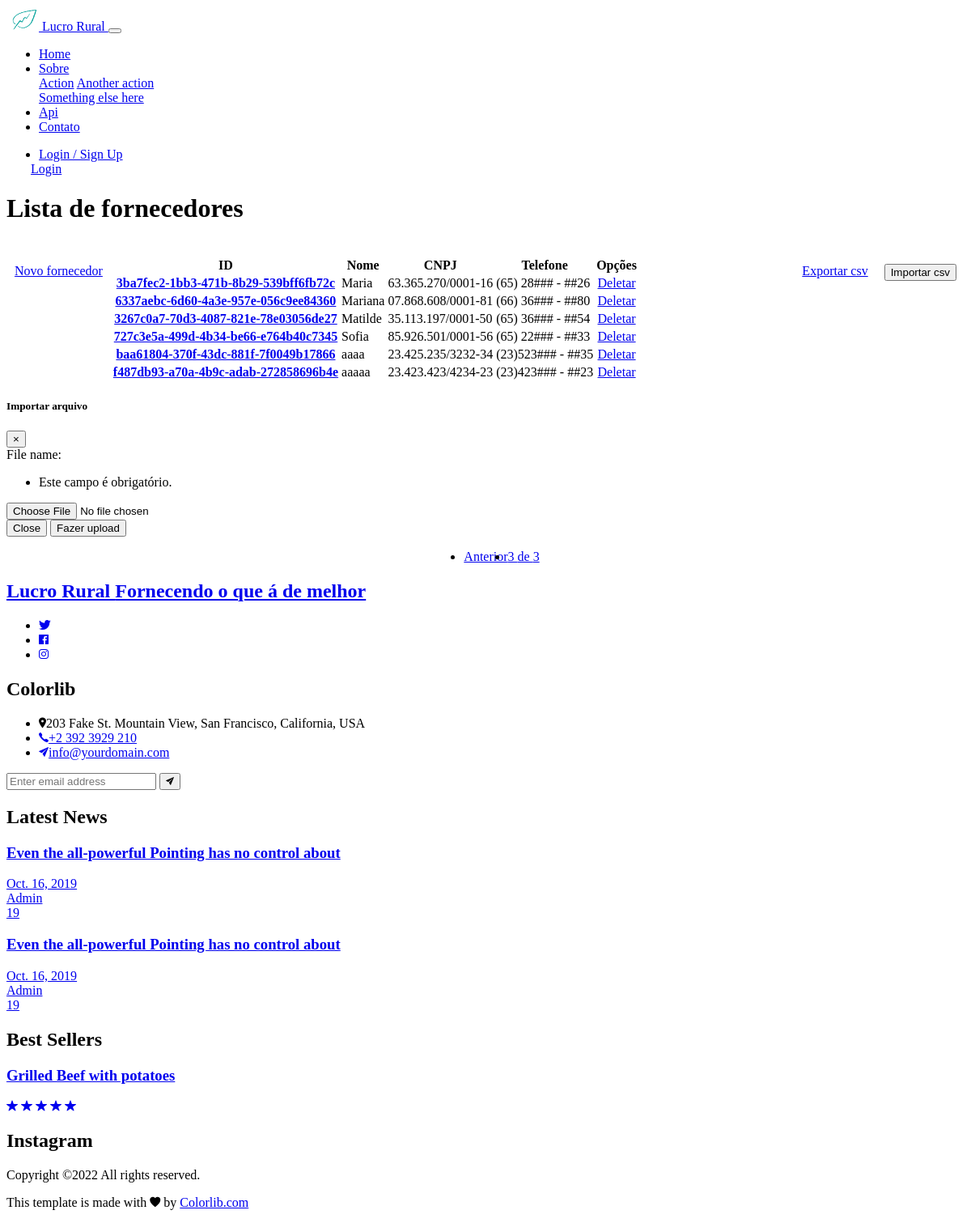
Page /upload-file/?page=3 on the committed database.
### apps/fornecedor/models.py (models this page shows, shortened)
class Fornecedor(models.Model):
    id = models.UUIDField(primary_key=True, unique=True, default=uuid.uuid4, blank=True) #default=uuid.uuid4, editable=False
    nome = models.CharField(max_length=100, null=False, blank=False)
    cnpj = models.CharField(max_length=18, null=False, blank=False)
    telefone = models.CharField(max_length=14, null=False, blank=False)
    data_cadastro = models.DateTimeField(auto_now=True)
    def get_telefone(self):
        if self.telefone:
            telefone = str(self.telefone)
            telefone_parte_1 = telefone[0:7]
            telefone_parte_2 = telefone[12:14]
            telefone_formatado = f"{telefone_parte_1}### - ##{telefone_parte_2}"
            return telefone_formatado
    class Meta:
        db_table = 'Fornecedor'
        verbose_name  = 'Fornecedor'
        verbose_name_plural = 'Fornecedores'
        managed = True

### apps/fornecedor/views.py (the view, shortened to what this page needs)
# urls.py: path('upload-file/', all_fornecedores, name='all_fornecedores'),
def all_fornecedores(request):
    fornecedor = Fornecedor.objects.all().order_by('nome')
    form = CsvForm(request.POST, request.FILES or None)
    paginator = Paginator(fornecedor, 9)
    page = request.GET.get('page')
    posts = paginator.get_page(page)
    context = {
        'fornecedor':fornecedor,
        'form':form,
        'posts':posts
    }
    return render(request, 'fornecedor/all_fornecedores.html',context)

### apps/fornecedor/forms.py
class CsvForm(forms.ModelForm):
    class Meta:
        model = Csv
        fields = ('file_name',)

### apps/frontend/templates/fornecedor/all_fornecedores.html (shortened to what this page needs)
{% extends 'base.html' %}
{% load static %}
{% block head %}
<link href="{% static 'fornecedores/css/estilo.css' %}" rel="stylesheet">
{% endblock %}
{% block body %}
<div class="container">
    <h1> Lista de fornecedores</h1>
    <div style="align-items: center; display:flex; justify-content: center;">
        <br>
    </div>
    <div class="row">
        <div>
            <a style="margin:10px; float: left;"  href="{% url 'Create_Fornecedor' %}" class="btn btn-success">Novo fornecedor</a>
        </div>
        <div>
            <button style="margin:10px; float: right;" class="btn btn-success"  data-toggle="modal" data-target="#exampleModal">Importar csv</button>
        </div>
        <div >
            <a style="margin:10px; float: right;"  href="{% url 'export_csv' %}" class="btn btn-warning">Exportar csv</a>
        </div>
        <div class="table table-responsive">
            <table class="table  table-bordered">
                <thead>
                    <tr>
                        <th scope="col">ID</th>
                        <th scope="col">Nome</th>
                        <th scope="col">CNPJ</th>
                        <th scope="col">Telefone</th>
                        <th scope="col">Opções</th>
                    </tr>
                </thead>
                {% for fornecedor in posts.object_list %}
                    <tbody>
                        <tr>
                            <th scope="row tabela"><a href="{% url 'FornecedorEdit' %}">{{fornecedor.id}}</a></th>
                            <td class="tabela">{{fornecedor.nome}}</td>
                            <td>{{fornecedor.cnpj}}</td>
                            {% if request.user.groups.all.0.name == 'admin' or request.user.groups.all.0.name == 'dono' %}
                                <td>{{fornecedor.telefone}}</td>
                            {% else %}
                                <td>{{fornecedor.get_telefone}}</td>
                            {% endif %}
                            <td>
                                <a href="{% url 'FornecedorDelete' fornecedor.id %}" class="btn btn-danger" style="justify-content: center; display: flex;">Deletar</a>
                            </td>
                        </tr>
                    </tbody>
                {% endfor %}
            </table>
        </div>
    </div>
    <div class="modal fade" id="exampleModal" tabindex="-1" aria-labelledby="exampleModalLabel" aria-hidden="true">
        <div class="modal-dialog">
            <div class="modal-content">
                <div class="modal-header">
                    <h5 class="modal-title" id="exampleModalLabel">Importar arquivo</h5>
                    <button type="button" class="close" data-dismiss="modal" aria-label="Close">
                        <span aria-hidden="true">&times;</span>
                    </button>
                </div>
                <form action="" method="POST" enctype="multipart/form-data">
                    <div class="modal-body">
                        {{form}}
                    </div>
                    <div class="modal-footer">
                        <button type="button" class="btn btn-secondary" data-dismiss="modal">Close</button>
                        <button type="submit" class="btn btn-success">Fazer upload</button>
                    </div>
                </form>
            </div>
        </div>
    </div>
    <nav aria-label="Navegação de página exemplo">
        <ul class="pagination justify-content-center" style="justify-content: center; display: flex;">
            {% if posts.has_previous != 0 %}
                <li class="page-item">
                    <a class="page-link" href="?page={{ posts.previous_page_number }}">Anterior</a>
                </li>
            {% else %}
                <li class="page-item disabled">
                    <a class="page-link">Anterior</a>
                </li>
            {% endif %}
                <li class="page-item">
                    <a class="page-link" href="#">{{ posts.number }} de {{ posts.paginator.num_pages }}</a>
                </li>
        </ul>
    </nav>
</div>
{% endblock body %}

### rows in the picture
Fornecedor: id "3ba7fec2-1bb3-471b-8b29-539bff6fb72c", nome "Maria", cnpj "63.365.270/0001-16", get_telefone "(65) 28### - ##26"
Fornecedor: id "6337aebc-6d60-4a3e-957e-056c9ee84360", nome "Mariana", cnpj "07.868.608/0001-81", get_telefone "(66) 36### - ##80"
Fornecedor: id "3267c0a7-70d3-4087-821e-78e03056de27", nome "Matilde", cnpj "35.113.197/0001-50", get_telefone "(65) 36### - ##54"
Fornecedor: id "727c3e5a-499d-4b34-be66-e764b40c7345", nome "Sofia", cnpj "85.926.501/0001-56", get_telefone "(65) 22### - ##33"
Fornecedor: id "baa61804-370f-43dc-881f-7f0049b17866", nome "aaaa", cnpj "23.425.235/3232-34", get_telefone "(23)523### - ##35"
Fornecedor: id "f487db93-a70a-4b9c-adab-272858696b4e", nome "aaaaa", cnpj "23.423.423/4234-23", get_telefone "(23)423### - ##23"

### other values in the picture
{{ posts.number }} "3"
{{ posts.paginator.num_pages }} "3"
